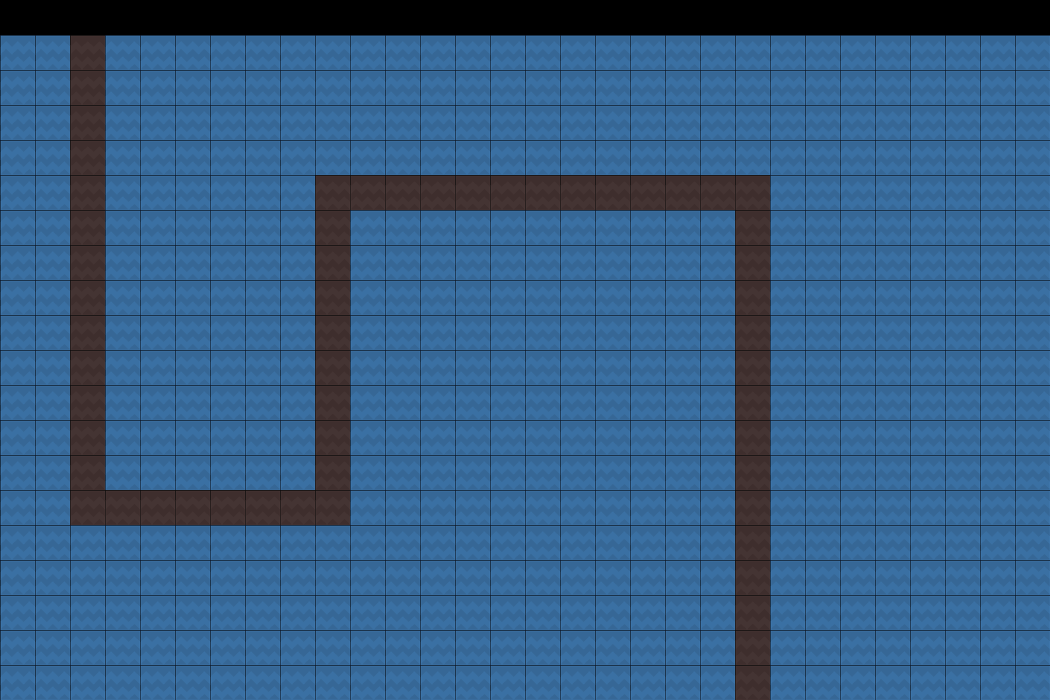

A level layout from a 2D game, rendered from its tile map. Below: a short description, then the map file with tile-grid data replaced by summaries:
An orthogonal 30x20 tile map with 35x35 px tiles, 2 tile layers (Tile Layer 1, road), 1 hidden layer not drawn.

<map version="1.0" orientation="orthogonal" renderorder="right-down" width="30" height="20" tilewidth="35" tileheight="35" nextobjectid="1">
 <tileset firstgid="1" name="tileset" tilewidth="35" tileheight="35" spacing="1" margin="1" tilecount="196">
  <image source="tileset.gif" width="512" height="512" />
 </tileset>
 <layer name="Tile Layer 1" width="30" height="20">
  <data>[600 cells, 570 non-empty, 1 distinct tile ids]</data>
 </layer>
 <layer name="Tile Layer 3" width="30" height="20" visible="0">
  <data>[600 cells, 112 non-empty, 2 distinct tile ids]</data>
 </layer>
 <layer name="road" width="30" height="20">
  <data>[600 cells, 56 non-empty, 1 distinct tile ids]</data>
 </layer>
</map>